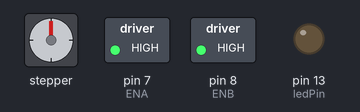
Bench run of a sketch on a simulated Arduino Uno, built with avr-gcc and run on an emulated ATmega328P. On the bench: stepper motor, switched loads named in the sketch (green lamp = pin HIGH), output pins drawn as LEDs (lit = HIGH). Wiring (inferred from the names in the program): stepper motor (2048 steps per turn assumed): coils pin 6, pin 10, pin 5, pin 9. Pins used as bus, display or sensor lines are not drawn.

Above: at 0.1 s.
At 1.6 s:
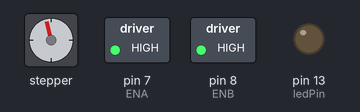
At 3.3 s:
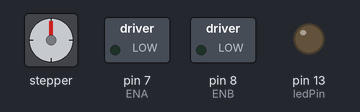
Timing chart, 0 to 4.8 s (numbered marks = the images above):
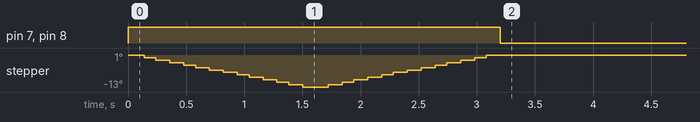

The sketch:

stepper_double_four.ino
```cpp
/*
 * Driving a 5V stepper motor using Keyes L298N Dual Motor Driver;
 * Chienline @2015;
 */
const int ENA = 7;
const int IN1 = 6;
const int IN2 = 5;
const int ENB = 8;
const int IN4 = 9;
const int IN3 = 10;
const int ledPin = 13;
void setup()
{
  pinMode(ENA,OUTPUT);
  pinMode(IN1,OUTPUT);
  pinMode(IN2,OUTPUT);
  pinMode(ENB,OUTPUT);
  pinMode(IN3,OUTPUT);
  pinMode(IN4,OUTPUT);
  pinMode(ledPin,OUTPUT);
  digitalWrite(ledPin, LOW);
  //delay is used to control the speed, the lower the faster.
  //reverse(step,delay);
  reverse(80,20);
  //forward(step,delay);
  forward(80,20);
}
void loop()
{
}
void reverse(int i, int j) {
  // set both motors ON
  digitalWrite(ENA, HIGH);
  digitalWrite(ENB, HIGH);
  while (1)   {
    digitalWrite(IN1, 0);
    digitalWrite(IN2, 1);
    digitalWrite(IN3, 0);
    digitalWrite(IN4, 1);
    delay(j);
    i--;
    if (i < 1) break;
    digitalWrite(IN1, 0);
    digitalWrite(IN2, 1);
    digitalWrite(IN3, 1);
    digitalWrite(IN4, 0);
    delay(j);
    i--;
    if (i < 1) break;
    digitalWrite(IN1, 1);
    digitalWrite(IN2, 0);
    digitalWrite(IN3, 1);
    digitalWrite(IN4, 0);
    delay(j);
    i--;
    if (i < 1) break;
    digitalWrite(IN1, 1);
    digitalWrite(IN2, 0);
    digitalWrite(IN3, 0);
    digitalWrite(IN4, 1);
    delay(j);
    i--;
    if (i < 1) break;
  }
  // set both motors OFF
  digitalWrite(ENA, LOW);
  digitalWrite(ENB, LOW);

}  // end reverse()
void forward(int i, int j) {
  // Set both motors ON
  digitalWrite(ENA, HIGH);
  digitalWrite(ENB, HIGH);
  while (1)   {
    digitalWrite(IN1, 0);
    digitalWrite(IN2, 1);
    digitalWrite(IN3, 0);
    digitalWrite(IN4, 1);
    delay(j);
    i--;
    if (i < 1) break;
    digitalWrite(IN1, 1);
    digitalWrite(IN2, 0);
    digitalWrite(IN3, 0);
    digitalWrite(IN4, 1);
    delay(j);
    i--;
    if (i < 1) break;
    digitalWrite(IN1, 1);
    digitalWrite(IN2, 0);
    digitalWrite(IN3, 1);
    digitalWrite(IN4, 0);
    delay(j);
    i--;
    if (i < 1) break;
    digitalWrite(IN1, 0);
    digitalWrite(IN2, 1);
    digitalWrite(IN3, 1);
    digitalWrite(IN4, 0);
    delay(j);
    i--;
    if (i < 1) break;
  }
  // set both motors OFF
  digitalWrite(ENA, LOW);
  digitalWrite(ENB, LOW);
}  // end forward()
```
